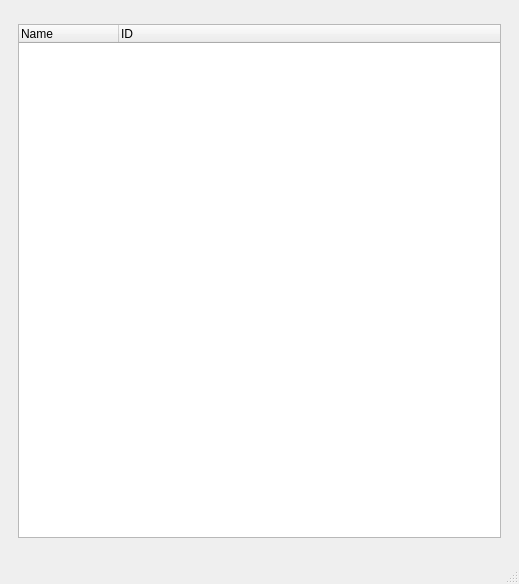
<?xml version="1.0" encoding="UTF-8"?>
<ui version="4.0">
 <class>PersonsAndTeamsWindow</class>
 <widget class="QMainWindow" name="PersonsAndTeamsWindow">
  <property name="geometry">
   <rect>
    <x>0</x>
    <y>0</y>
    <width>519</width>
    <height>584</height>
   </rect>
  </property>
  <property name="windowTitle">
   <string>MainWindow</string>
  </property>
  <widget class="QWidget" name="centralwidget">
   <layout class="QVBoxLayout" name="verticalLayout">
    <item>
     <widget class="QWidget" name="widget_3" native="true"/>
    </item>
    <item>
     <widget class="QWidget" name="widget_2" native="true">
      <layout class="QVBoxLayout" name="verticalLayout_2">
       <item>
        <widget class="QTreeWidget" name="teams_persons_tree_widget">
         <column>
          <property name="text">
           <string>Name</string>
          </property>
         </column>
         <column>
          <property name="text">
           <string>ID</string>
          </property>
         </column>
        </widget>
       </item>
      </layout>
     </widget>
    </item>
    <item>
     <widget class="QWidget" name="widget" native="true"/>
    </item>
   </layout>
  </widget>
  <widget class="QMenuBar" name="menubar">
   <property name="geometry">
    <rect>
     <x>0</x>
     <y>0</y>
     <width>519</width>
     <height>26</height>
    </rect>
   </property>
  </widget>
  <widget class="QStatusBar" name="statusbar"/>
 </widget>
 <resources/>
 <connections/>
</ui>
